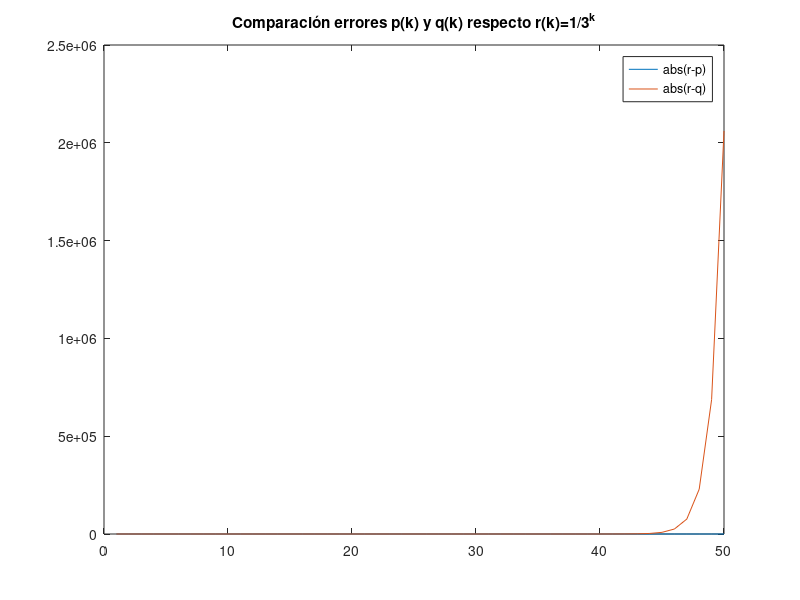
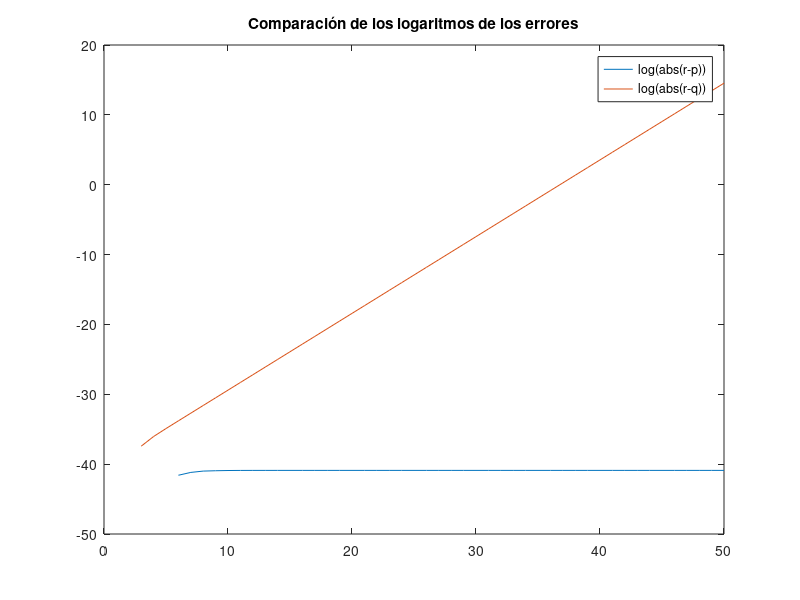
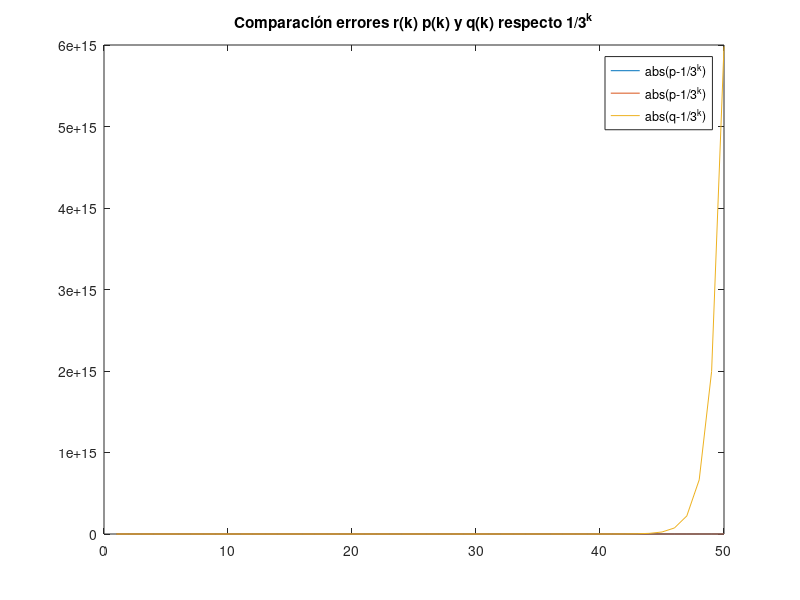
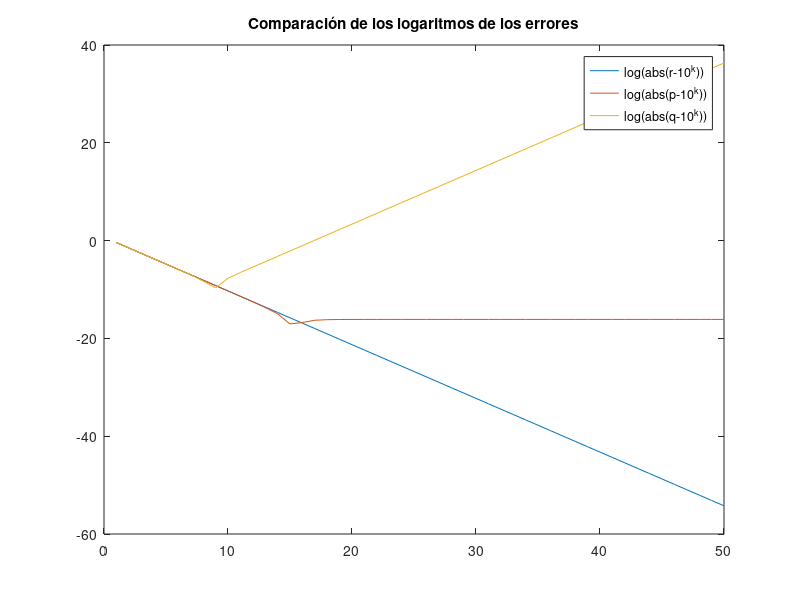

Here is the MATLAB script that generated these plots, in order:
% Ejercicio 1
% cabecera

clear all
clc
clf %clear figure
addpath('../biblioteca')

% Las siguientes ecuaciones en diferencias pueden
% usarse para generar recursivamente los términos
% de la  sucesión 1/ 3^n  (n=0..Inf) (si las operaciones
% se hicieran exactamente) 
% r_n  ,  p_n y q_n

% Genera las cincuenta primeras aproximaciones numéricas de cada una de las ecua-
% ciones en diferencias (trabaja con toda la precisión de la máquina). Compara los
% resultados anteriores con el valor de  1/3^k

n=50  %numero de términos

r=zeros(1,n);
p=zeros(1,n);
q=p;

r(1)=1;
r(2)=1/3;

p(1)=r(1);
p(2)=r(2);

q(1)=r(1);
q(2)=r(2);
for k=3:n
  r(k) = 1/3 * r(k-1);
  p(k)= 4/3 * p(k-1) - 1/3 * p(k-2);
  q(k)= 10/3 * q(k-1) - q(k-2);
endfor
% Presenta tus resultados en una tabla. 

 fprintf('Tabla con comparación de aproximaciones\n k \t \t  r(k) \t \t p(k) \t \t q(k) \n');
for k=1:5:n  % los escribimos de 5 en 5 para visualizar los datos en una tabla más corta
  fprintf('%5d \t %5e \t %5e \t %5e \n',k,r(k),p(k),q(k));
endfor

% Qué comportamiento observas?

% El esperado:
% la sucesión p es casi estable: Aquí los errores de propagación se van compensando
%     en el primer sumando se multiplican por 4/3 y se restan en el segundo sumando multiplicados por 1/3, con lo que quedan casi iguales 4/3 -1/3 =1.
% la sucesión q es inestable (está mal condicionada), aquí los errores se van propagando multiplicados en cada paso por al menos 7/3 >1 (7/3= 10/3  -1 ) y se acumulan en (7/3)^n -> Inf

% Haz un estudio del error (absoluto) cometido en cada caso.

e_a_p=abs(p-r); % operamos con las listas directamente
e_a_q=abs(q-r); % operamos con las listas directamente
   fprintf('Tabla con comparación de errores \n k  \t  e_p(k) \t e_q(k)  \n');
for k=1:5:n % los escribimos de 5 en 5 para visualizar los datos en una tabla más corta
  fprintf('%5d \t %5e \t %5e  \n',k,e_a_p(k),e_a_q(k));
endfor
k=1:n;

figure(1)

plot(k,e_a_p,k,e_a_q)
title('Comparación errores p(k) y q(k) respecto r(k)=1/3^k');
legend('abs(r-p)','abs(r-q)')

% En la figura 1 : la diferencia en el tamaño de los errores no permite ver bien que escala (orden) tienen 
% para verlo mejor representamos en la figura 2 los logaritmos de los errores absolutos

figure(2)
plot(k,log(e_a_p),k,log(e_a_q))
title('Comparación de los logaritmos de los errores');
legend('log(abs(r-p))','log(abs(r-q))')


% Introduce un pequeño error en los datos de entrada de las tres sucesiones (por
% ejemplo toma 1 − 10 −7 y 1/3 − 10 −7 y analiza que ocurre en ese caso.

error=-1e-7  %probar  con otros
potencia=(1/3).^k; %operamos directamente con la lista

r(1)=1+error;
r(2)=1/3 + error;

p(1)=r(1);
p(2)=r(2);

q(1)=r(1);
q(2)=r(2);
for k=3:n
  r(k) = 1/3 * r(k-1);
  p(k)= 4/3 * p(k-1) - 1/3 * p(k-2);
  q(k)= 10/3 * q(k-1) - q(k-2);
endfor
e_a_r=abs(r-potencia); % operamos con las listas directamente
e_a_p=abs(p-potencia); % operamos con las listas directamente
e_a_q=abs(q-potencia);% operamos con las listas directamente

   fprintf('Tabla con comparación de errores \n k  \t  e_p(k) \t e_q(k)  \n');
for k=1:5:n % los escribimos de 5 en 5 para visualizar los datos en una tabla más corta
  fprintf('%5d \t %5e \t %5e  \n',k,e_a_p(k),e_a_q(k));
endfor

k=1:n; %OJO la variable k en el for tiene dimensión (1,1) y modifica la lista usada antes
           % por eso está repetida la lista 
% Los errores se propagan en la misma forma en p se mantiene y en q aumenta más rápido

figure(3)

plot(k,e_a_p,k,e_a_p,k,e_a_q)
title('Comparación errores r(k) p(k) y q(k) respecto 1/3^k');
legend('abs(p-1/3^k)','abs(p-1/3^k)','abs(q-1/3^k)')

% En la figura 3 : la diferencia en el tamaño de los errores no permite ver bien que escala (orden) tienen 
% para verlo mejor representamos en la figura 4 los logaritmos de los errores absolutos
%
figure(4)
plot(k,log(e_a_r),k,log(e_a_p),k,log(e_a_q))
title('Comparación de los logaritmos de los errores');
legend('log(abs(r-10^k))','log(abs(p-10^k))','log(abs(q-10^k))')

% Comparando las figuras 2 y 4 podemos observar que para valores de k > 10 las sucesiones se comportan de forma parecida, y que en las primeras iteraciones el error 10⁻7 
